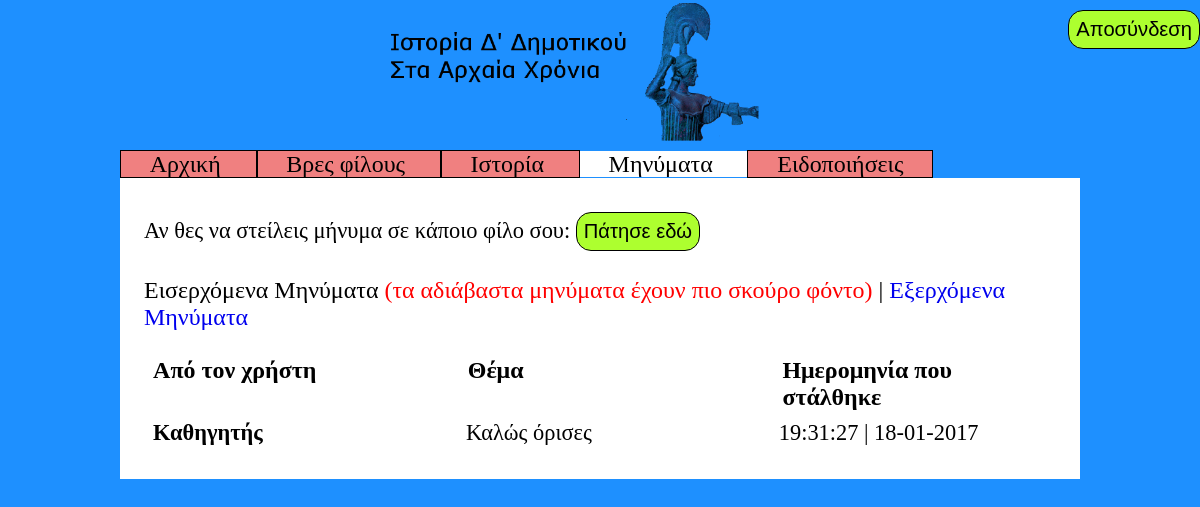
Screenshot of /code/learner/message.php (signed in) with the database file from the repository.
### tables this page shows
CREATE TABLE `message` (
  `id` bigint(20) NOT NULL,
  `from_user` varchar(20) NOT NULL,
  `to_user` varchar(20) NOT NULL,
  `subject` varchar(20) NOT NULL,
  `text` text NOT NULL,
  `seen` tinyint(1) NOT NULL DEFAULT '0',
  `date` datetime NOT NULL
);

### code/learner/message.php (the view, shortened to what this page needs)
<!DOCTYPE html>
<html>
<head>
	<link rel="stylesheet" type="text/css" href="lstyles.css" />
</head>
<body>
<?php
$link = connect_to_database("../login_register_form.php");
?>
	<button class="logout" onclick="logout()"> Αποσύνδεση</button>
	<img src="../banner.png" alt="Ιστορία Δ' Δημοτικού Στα Αρχαία Χρόνια" class="banner">
	<div class="big menu">
		<span class="menul"> <a href="lhome.php" class="link_to_page"> Αρχική </a> </span>
		<span class="menul"> <a href="find_friend.php" class="link_to_page"> Βρες φίλους </a> </span>
		<span class="menul"> <a href="history.php" class="link_to_page"> Ιστορία </a> </span>
		<span class="active"> Μηνύματα </span>
		<span class="menul"> <a href="notification.php" class="link_to_page"> Ειδοποιήσεις </a> </span>
	</div>
	<div class="main">
		Αν θες να στείλεις μήνυμα σε κάποιο φίλο σου: <button onclick="send_message()" id="bsend_message"> Πάτησε εδώ </button> <br>
		 <br>
		<span class="big"> Εισερχόμενα Μηνύματα <span class="red_letters"> (τα αδιάβαστα μηνύματα έχουν πιο σκούρο φόντο)</span> | <a href="sent_message.php"> Εξερχόμενα Μηνύματα </a> </span> <br> <br>
		<div class="big container">
			<div class="message_header"> <b> Από τον χρήστη </b> </div>
			<div class="message_header"> <b> Θέμα </b> </div>
			<div class="message_header"> <b> Ημερομηνία που στάλθηκε </b> </div>
		</div>
<?php
if (isset($_GET["pagenum"])) {
	$pagenum = $_GET["pagenum"];
}
else{
	$pagenum = 1;
}
$limit = ($pagenum - 1) * 10;
$result = $link->query("SELECT * FROM message WHERE to_user='".$_SESSION["session_lusername"]."' ORDER BY id DESC LIMIT ".$limit.",10");
while ($row = mysqli_fetch_array($result, MYSQLI_ASSOC)) {
	if ($row["from_user"] == PROFESSOR_USERNAME) {
		$from_user = "<b> Καθηγητής </b>";
	}
	else {
		$from_user = $row["from_user"];
	}
	if ($row["seen"] == 0) {
		echo "<a href='show_message.php?id=".$row["id"]."' class='link_to_page'> <div class='message_box not_seen_message_box'> <div class='container'>".
		"<div class='message_info'>".$from_user."</div>"."<div class='message_info'>".$row["subject"]."</div>"."<div class='message_info'>".date("H:i:s | d-m-Y", strtotime($row["date"]))."</div>";
		echo "</div> </div> </a>";
	}
	else {
		echo "<a href='show_message.php?id=".$row["id"]."' class='link_to_page'> <div class='message_box'> <div class='container'>".
		"<div class='message_info'>".$from_user."</div>"."<div class='message_info'>".$row["subject"]."</div>"."<div class='message_info'>".date("H:i:s | d-m-Y", strtotime($row["date"]))."</div>";
		echo "</div> </div> </a>";
	}
}
?>
	</div>
</body>
</html>

### code/learner/lstyles.css (style rules this page uses)
* { box-sizing: border-box; }
body { background-color: dodgerblue; font-family: "Verdana"; font-size: 140%; margin: 0; }
a { text-decoration: none; }
button { background-color: greenyellow; border: 1px solid black; font-size: 90%; padding: 7px; margin-top: 10px; border-radius: 15px; cursor: pointer; }
button.logout { float: right; }
img.banner { display: table-cell; margin-left: 32.5%; margin-right: 32.5%; width: 35%; }
div.menu { margin-right: 10%; margin-left: 10%; }
span.active { padding: 0 3%; display: inline; background-color: white; }
span.menul { border: 1px solid black; padding: 0 3%; background-color: lightcoral; transition: padding 0.5s; }
div.main { background-color: white; padding: 2%; margin-left: 10%; margin-right: 10%; }
.big { font-size: 107%; }
div.container { display: flex; flex-wrap: wrap; justify-content: space-between; align-items: flex-start; }
div.message_header { width: 30%; margin-left: 1%; }
div.message_box { padding: 1%; cursor: pointer; }
div.message_info { width: 30%; }
span.red_letters { color: red; }
a.link_to_page { color: black; }

### rows the page displays
message: shows "Καθηγητής", subject "Καλώς όρισες", date "19:31:27 | 18-01-2017"
